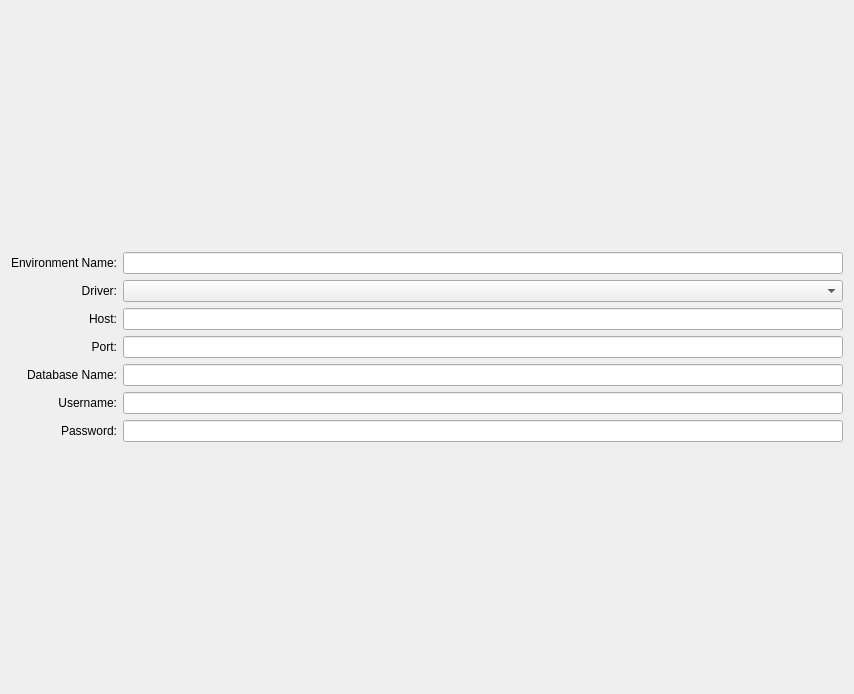
<?xml version="1.0" encoding="UTF-8"?>
<ui version="4.0">
 <class>DatabaseForm</class>
 <widget class="QWidget" name="DatabaseForm">
  <property name="geometry">
   <rect>
    <x>0</x>
    <y>0</y>
    <width>854</width>
    <height>694</height>
   </rect>
  </property>
  <property name="windowTitle">
   <string>Form</string>
  </property>
  <layout class="QGridLayout" name="gridLayout">
   <item row="1" column="0">
    <widget class="QLabel" name="envNamL">
     <property name="text">
      <string>Environment Name:</string>
     </property>
     <property name="alignment">
      <set>Qt::AlignRight|Qt::AlignTrailing|Qt::AlignVCenter</set>
     </property>
    </widget>
   </item>
   <item row="0" column="1">
    <spacer name="spacerTop">
     <property name="orientation">
      <enum>Qt::Vertical</enum>
     </property>
     <property name="sizeHint" stdset="0">
      <size>
       <width>20</width>
       <height>216</height>
      </size>
     </property>
    </spacer>
   </item>
   <item row="1" column="1">
    <widget class="QLineEdit" name="envNameTF"/>
   </item>
   <item row="4" column="0">
    <widget class="QLabel" name="portL">
     <property name="text">
      <string>Port:</string>
     </property>
     <property name="alignment">
      <set>Qt::AlignRight|Qt::AlignTrailing|Qt::AlignVCenter</set>
     </property>
    </widget>
   </item>
   <item row="4" column="1">
    <widget class="QLineEdit" name="portTF"/>
   </item>
   <item row="6" column="0">
    <widget class="QLabel" name="usernameL">
     <property name="text">
      <string>Username:</string>
     </property>
     <property name="alignment">
      <set>Qt::AlignRight|Qt::AlignTrailing|Qt::AlignVCenter</set>
     </property>
    </widget>
   </item>
   <item row="3" column="0">
    <widget class="QLabel" name="hostL">
     <property name="text">
      <string>Host:</string>
     </property>
     <property name="alignment">
      <set>Qt::AlignRight|Qt::AlignTrailing|Qt::AlignVCenter</set>
     </property>
    </widget>
   </item>
   <item row="8" column="1">
    <spacer name="spacerBottom">
     <property name="orientation">
      <enum>Qt::Vertical</enum>
     </property>
     <property name="sizeHint" stdset="0">
      <size>
       <width>20</width>
       <height>216</height>
      </size>
     </property>
    </spacer>
   </item>
   <item row="2" column="1">
    <widget class="QComboBox" name="driverCB"/>
   </item>
   <item row="7" column="0">
    <widget class="QLabel" name="passwordL">
     <property name="text">
      <string>Password:</string>
     </property>
     <property name="alignment">
      <set>Qt::AlignRight|Qt::AlignTrailing|Qt::AlignVCenter</set>
     </property>
    </widget>
   </item>
   <item row="7" column="1">
    <widget class="QLineEdit" name="passwordTF"/>
   </item>
   <item row="6" column="1">
    <widget class="QLineEdit" name="usernameTF"/>
   </item>
   <item row="3" column="1">
    <widget class="QLineEdit" name="hostTF"/>
   </item>
   <item row="2" column="0">
    <widget class="QLabel" name="driverL">
     <property name="text">
      <string>Driver:</string>
     </property>
     <property name="alignment">
      <set>Qt::AlignRight|Qt::AlignTrailing|Qt::AlignVCenter</set>
     </property>
    </widget>
   </item>
   <item row="5" column="0">
    <widget class="QLabel" name="dbNameL">
     <property name="text">
      <string>Database Name:</string>
     </property>
     <property name="alignment">
      <set>Qt::AlignRight|Qt::AlignTrailing|Qt::AlignVCenter</set>
     </property>
    </widget>
   </item>
   <item row="5" column="1">
    <widget class="QLineEdit" name="dbNameTF"/>
   </item>
  </layout>
 </widget>
 <resources/>
 <connections/>
</ui>
